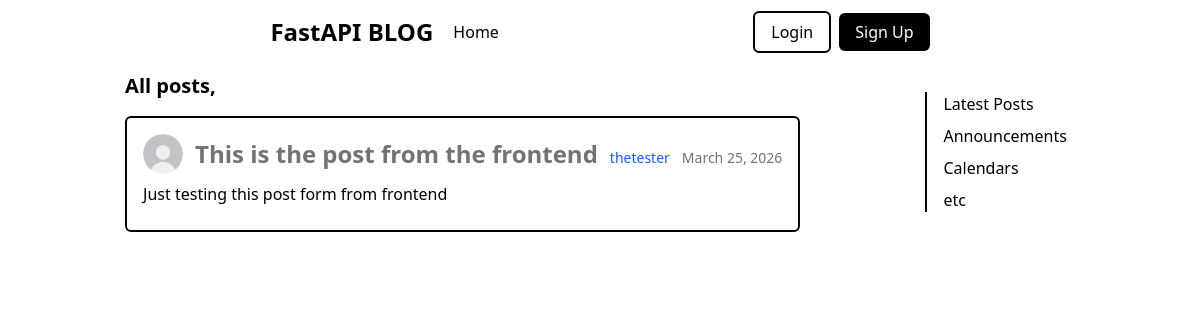
Page /posts on the earlier database version.
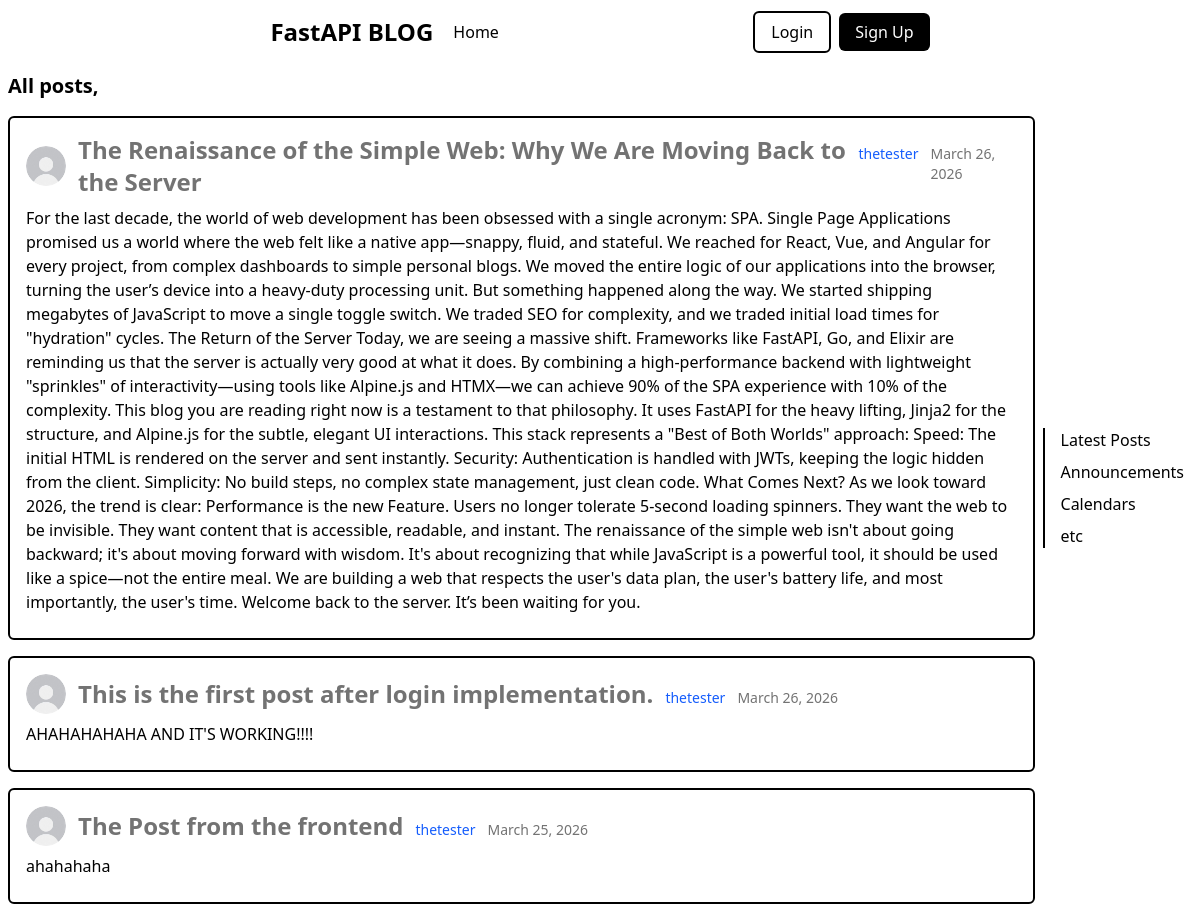
Same page on the later database version.
### models.py (models this page shows, shortened)
class Post(Base):
    __tablename__ = "posts"
    id: Mapped[int] = mapped_column(Integer, primary_key=True, index=True)
    title: Mapped[str] = mapped_column(String(100), nullable=False)
    content: Mapped[str] = mapped_column(Text, nullable=False)
    user_id: Mapped[int] = mapped_column(
            ForeignKey("users.id"),
            nullable=False,
            index=True,
    )
    date_posted: Mapped[datetime] = mapped_column(
            DateTime(timezone=True),
            default=lambda : datetime.now(UTC),
    )
    author: Mapped[User] = relationship(back_populates="posts")

class User(Base):
    __tablename__ = "users"
    id: Mapped[int] = mapped_column(Integer, primary_key=True, index=True)
    username: Mapped[str] = mapped_column(String(50), unique=True, nullable=False)
    email: Mapped[str] = mapped_column(String(120), unique=True, nullable=False)
    password_hash: Mapped[str] = mapped_column(String(200), unique=True, nullable=False)
    image_file: Mapped[str | None] = mapped_column(
            String(200),
            nullable=True,
            default=None,
    )
    posts: Mapped[list[Post]] = relationship(back_populates="author", cascade="all, delete-orphan")

### main.py (the view)
@app.get("/", include_in_schema=False, name="home")
@app.get("/posts", include_in_schema=False, name="posts")
async def home(request: Request, db: Annotated[AsyncSession, Depends(get_db)]):
    result = await db.execute(select(models.Post).options(selectinload(models.Post.author)).order_by(models.Post.date_posted.desc()),)
    posts = result.scalars().all()
    return templates.TemplateResponse(request, "pages/home.html", {"posts": posts, "title": "Home"})

### templates/pages/home.html
{% extends "layouts/blank.html" %}
{% block content %}
<div class="flex flex-col gap-4 p-2 max-h-[90vh] overflow-y-auto scrollbar-thin ">
  <h2 class="text-xl font-semibold">All posts,</h2>
{% for post in posts %}
  <div class="border-2 rounded-md p-4">
    <div class="flex gap-3 items-center">
      <div class="w-10 h-10 flex-shrink-0">
        <img src="{{ post.author.image_path }}" class="rounded-full object-cover w-full h-full" alt="{{ post.author.username }}"/>
      </div>
      <div class="flex gap-3 items-baseline">
        <a href="{{ url_for('post', post_id=post.id) }}" class="font-bold text-neutral-500 text-2xl hover:underline hover:text-neutral-800 cursor-pointer">{{ post.title }}</a>
        <a href="{{ url_for('user_posts', user_id=post.author.id) }}" class="text-sm text-blue-600 hover:text-blue-800 transition-colors">{{ post.author.username }}</a>
        <p class="text-sm font-light text-neutral-500">{{ post.date_posted.strftime("%B %d, %Y") }}</p>
      </div>
    </div>
    <div class="py-2">
      <p class="font-light">{{ post.content }}</p>
    </div>
  </div>
{% endfor %}
</div>
{% endblock %}

### templates/layouts/blank.html
{% extends "base.html" %}
{% block layout %}
<main class="flex justify-evenly items-center">
  <div>
  {% block content %}{% endblock %}
  </div>
  <div>
    {% include "includes/sidebar.html" %}
  </div>
</main>
{% endblock %}

### templates/base.html (shortened to what this page needs)
<!DOCTYPE html>
<html lang="en">
  <head>
    <link rel="stylesheet" type="text/css" href="{{ url_for("static", path="css/styles.css")}}">
  </head>
  <body class="flex flex-col min-h-screen" x-data="{
	  deleteModal: false,
	  submitPostForm: false,
	  editPostForm: false,
	  successModal: false,
	  errorModal: false,
	  modalMessage: ''
	}">
    {% include "includes/header.html" %}
    {% block layout %}
    {% endblock %}
  </body>
</html>

### templates/includes/header.html (shortened to what this page needs)
<header class="flex justify-evenly p-4"
        x-data="{ user: null, loading: true, pageTitle: '{{ title }}' }"
        @auth-ready.window="user = await getCurrentUser(); loading = false;"
        x-init="if (window.getCurrentUser) { user = await getCurrentUser(); loading = false; }">
  <div class="flex items-center gap-5">
    <div class="text-2xl font-extrabold">
      <p>FastAPI BLOG</p>
    </div>
    <div>
      <a href="{{ url_for('home') }}" class="hover:underline">Home</a>
    </div>
  </div>
  <div class="flex gap-4 justify-center items-center">
    <template x-if="pageTitle != 'Login' && pageTitle != 'Sign Up' && !user && !loading">
      <div class="flex gap-2 items-center">
        <div>
          <a href="{{ url_for('login') }}" class="btn border border-2 px-4 py-1">Login</a>
        </div>
        <div>
          <a href="{{ url_for('register') }}" class="btn bg-black text-white px-4 py-1">Sign Up</a>
        </div>
      </div>
    </template>
  </div>
</header>

### templates/includes/sidebar.html
<aside class="border-l-2 px-4 ">
  <ul class="flex flex-col gap-2">
    <li><a href="">Latest Posts</a></li>
    <li><a href="">Announcements</a></li>
    <li><a href="">Calendars</a></li>
    <li><a href="">etc</a></li>
  </ul>
</aside>

Differences in the rows shown:
added Post: title "The Renaissance of the Simple Web: Why We Are Moving Back to the Server", author.username "thetester", date_posted "March 26, 2026", content "For the last decade, the world of web development has been obsessed with a single acronym: SPA. Single Page Applications promised us a world where the web felt like a native app—snappy, fluid, and stateful. We reached for React, Vue, and Angular for every project, from complex dashboards to simple personal blogs. We moved the entire logic of our applications into the browser, turning the user’s device into a heavy-duty processing unit. But something happened along the way. We started shipping megabytes of JavaScript to move a single toggle switch. We traded SEO for complexity, and we traded initial load times for \"hydration\" cycles. The Return of the Server Today, we are seeing a massive…"
added Post: title "This is the first post after login implementation.", author.username "thetester", date_posted "March 26, 2026", content "AHAHAHAHAHA AND IT'S WORKING!!!!"
changed Post: title "This is the post from the frontend" → "The Post from the frontend"; content "Just testing this post form from frontend" → "ahahahaha"
